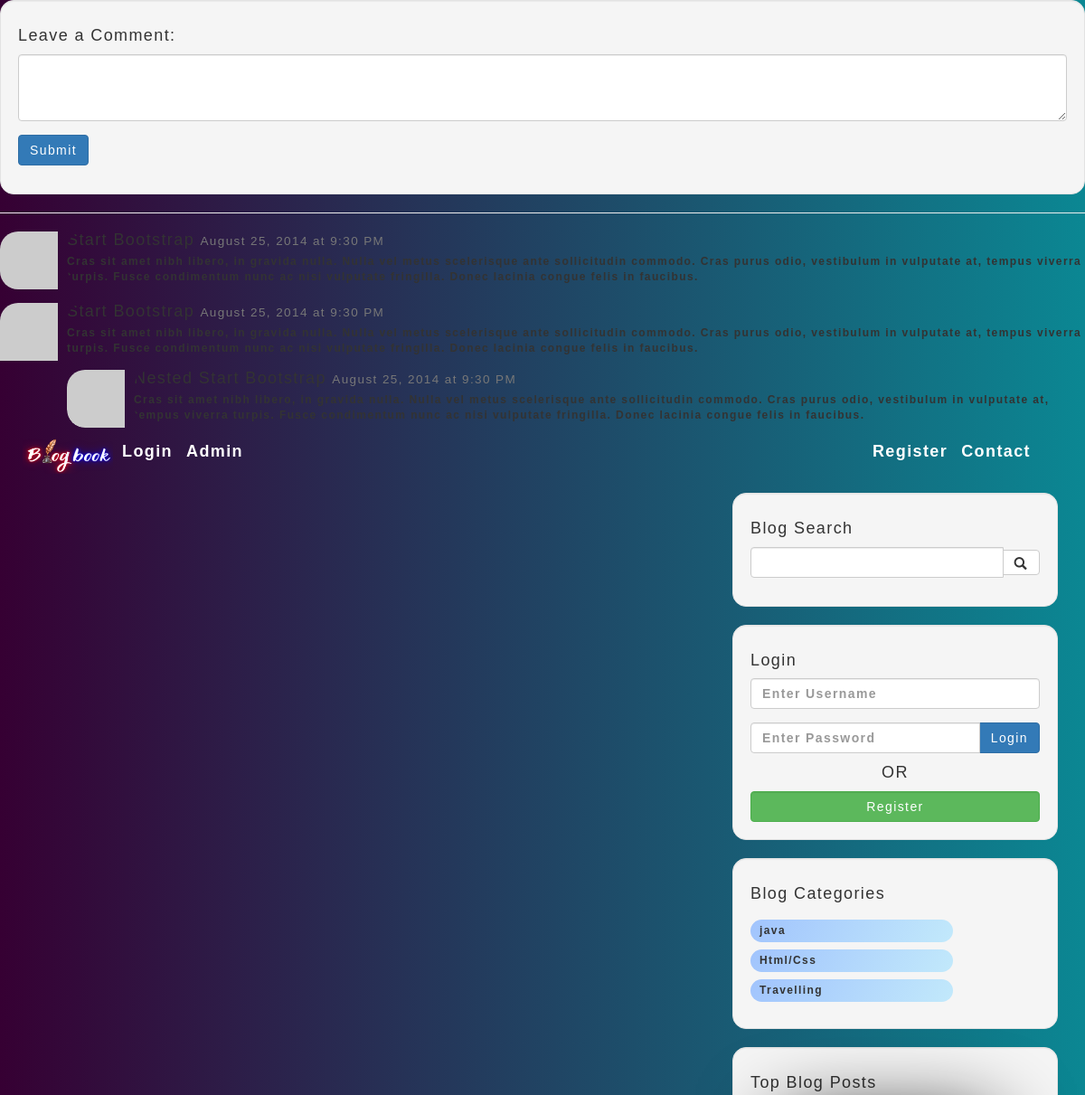
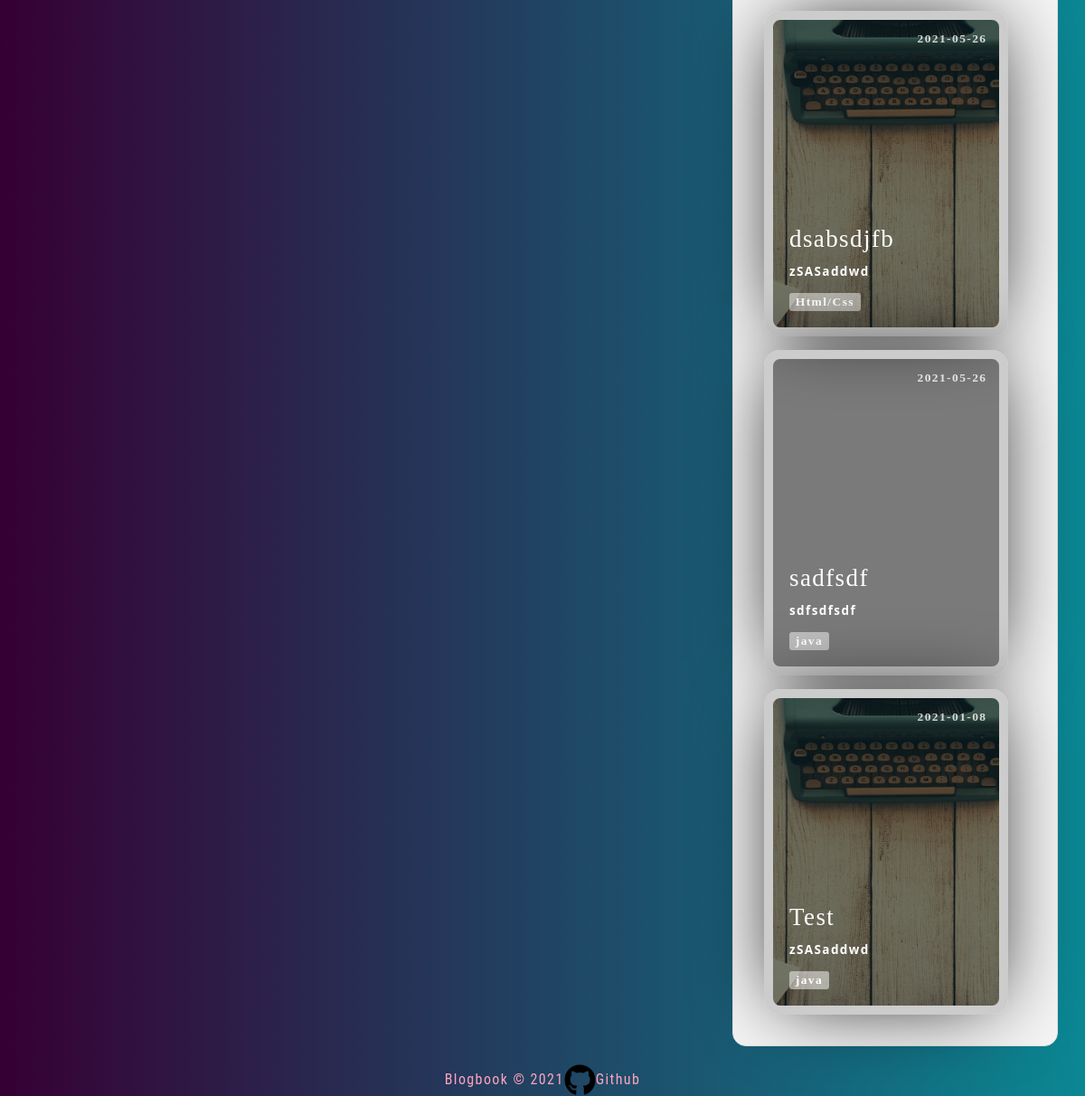
The app's page /comment.php?category=5, older data (2 pictures, top to bottom).
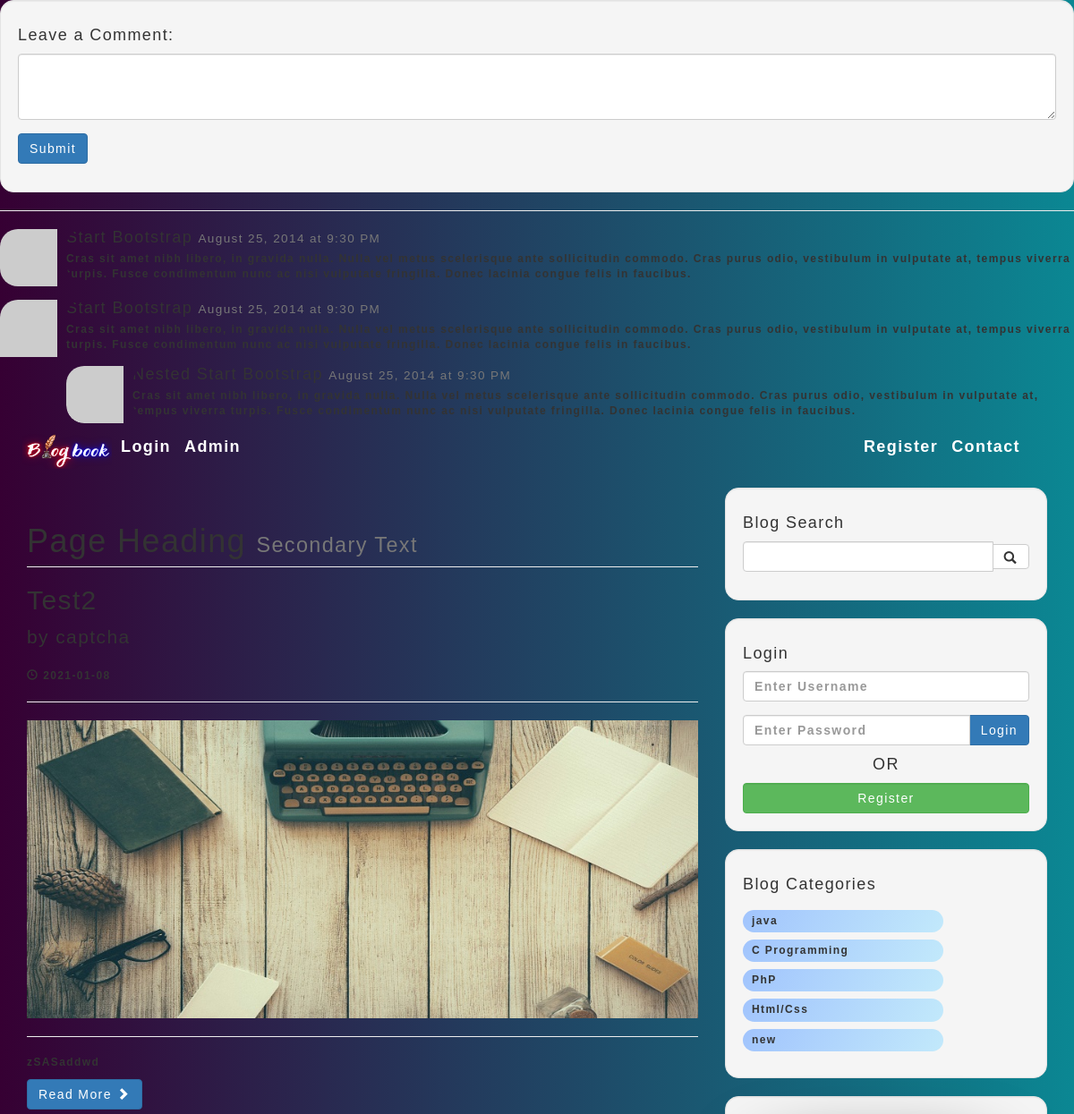
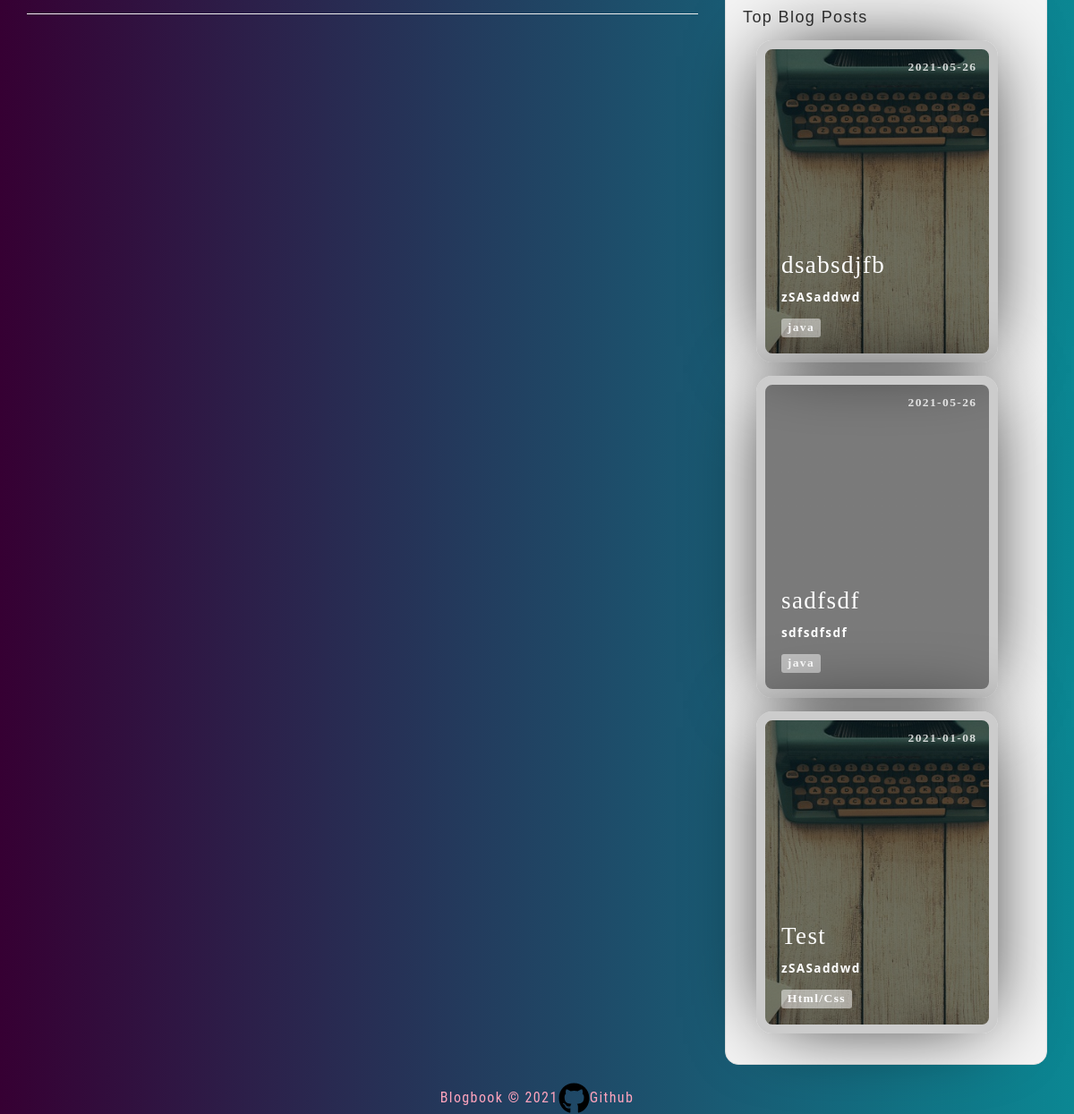
The same page, newer data (2 pictures, top to bottom).
### tables this page shows
CREATE TABLE `categories` (
  `cat_id` int(3) NOT NULL,
  `cat_title` varchar(255) NOT NULL
);

CREATE TABLE `posts` (
  `post_id` int(3) NOT NULL,
  `post_category_id` int(3) NOT NULL,
  `post_title` varchar(255) NOT NULL,
  `post_author` varchar(255) NOT NULL,
  `author_id` int(255) NOT NULL,
  `post_date` date NOT NULL,
  `post_image` text NOT NULL,
  `post_content` mediumtext NOT NULL,
  `post_tags` varchar(255) NOT NULL,
  `post_comment_count` int(255) NOT NULL,
  `post_status` varchar(255) NOT NULL DEFAULT 'draft',
  `post_views_count` int(255) NOT NULL
);

### includes/widget.php (the view, shortened to what the changed rows need)
<div class="well">
    <?php
    $query = "SELECT * FROM posts WHERE post_status='published'   ORDER BY post_views_count DESC LIMIT 3 ";
    $select_all_posts_query = mysqli_query($connection, $query);
    while ($row = mysqli_fetch_assoc($select_all_posts_query)) {
        $post_title = $row['post_title'];
        $post_id = $row['post_id'];
        $post_date = $row['post_date'];
        $post_image = $row['post_image'];
        $post_content = strip_tags(substr($row['post_content'], 0, 100));
        $post_status = $row['post_status'];
        $post_category_id = $row['post_category_id'];
        $query = "SELECT * FROM categories WHERE cat_id={$post_category_id}";
        $select_categories_id = mysqli_query($connection, $query);
        $cat = mysqli_fetch_assoc($select_categories_id);
        $post_category = $cat['cat_title'];
        if ($post_status == 'published') {
    ?>
            <div class="card-grid-space">
                <a class="card" href="../post.php?p_id=<?php echo $post_id; ?>" style="--bg-img: url('../images/<?php echo $post_image; ?>');margin:1.5rem;text-decoration:none;">
                    <div>
                        <h1><?php echo $post_title; ?></h1>
                        <p><?php echo $post_content; ?></p>
                        <div class="date"><?php echo $post_date; ?></div>
                        <div class="tags">
                            <div class="tag"><?php echo $post_category; ?></div>
                        </div>
                    </div>
                </a>
            </div>
    <?php  }
    } ?>

### comment.php (shortened to what the changed rows need)
          <?php include "includes/db.php";?>
<?php include "includes/header.php";?>
<body>
    <div class="container">
        <div class="row">
            <div class="col-md-8">
               <?php
                if(isset($_GET['category'])){
                    $link_category=$_GET['category'];                }
                $query="SELECT * FROM posts WHERE post_category_id=$link_category";
               $select_all_posts_query=mysqli_query($connection,$query);
                    while($row=mysqli_fetch_assoc($select_all_posts_query)){
                        $post_title=$row['post_title'];
                        $post_id=$row['post_id'];
                        $post_author=$row['post_author'];
                        $post_date=$row['post_date'];
                        $post_image=$row['post_image'];
                        $post_content=$row['post_content'];
                       ?>
                                <h1 class="page-header">
                    Page Heading
                    <small>Secondary Text</small>
                </h1>
                <h2>
                    <a href="post.php?p_id=<?php echo $post_id;?>"><?php echo $post_title;?></a>
                </h2>
                <p class="lead">
                    by <a href="index.php"><?php echo $post_author;?></a>
                </p>
                <p><span class="glyphicon glyphicon-time"></span> <?php echo $post_date;?></p>
                <hr>
                <img class="img-responsive" src="images/<?php echo $post_image;?>" alt="">
                <hr>
                <p><?php echo $post_content;?></p>
                <a class="btn btn-primary" href="#">Read More <span class="glyphicon glyphicon-chevron-right"></span></a>
                <hr>
                  <?php  } ?>
            </div>
           <?php include "includes/sidebar.php";  ?>
        </div>
      <?php
include "includes/footer.php";
?>

### includes/sidebar.php (shortened to what the changed rows need)
<div class="col-md-4">
    <?php
    $query = "SELECT DISTINCT categories.cat_id, categories.cat_title
    FROM categories
    INNER JOIN posts ON categories.cat_id=posts.post_category_id";
    $select_categories_sidebar = mysqli_query($connection, $query);
    ?>
    <div class="well " id="categories">
        <div class="row">
            <div class="col-lg-12">
                <ul class="list-unstyled">
                    <?php
                    while ($row = mysqli_fetch_assoc($select_categories_sidebar)) {
                        $cat_title = $row['cat_title'];
                        $cat_id = $row['cat_id'];
                        echo "<li   class='list-items'
                        data-aos='fade-left'
                        data-aos-delay='100'><a href='category.php?category=$cat_id'>{$cat_title}</a></li>";
                    }
                    ?>
                </ul>
            </div>
        </div>
    </div>
    <?php include "widget.php" ?>
</div>

Row changes from the older to the newer data that the page shows:
no longer on this page (row unchanged): categories: cat_title "Travelling"
now on this page (row edited): posts: post_title "Test2", post_author "captcha", post_date "2021-01-08", post_image (picture), post_content "zSASaddwd", shown under "Nested Start Bootstrap August 25, 2014 at 9:30 PM"
now on this page (row unchanged): categories: cat_title "C Programming"
now on this page (row unchanged): categories: cat_title "PhP"
now on this page (row unchanged): categories: cat_title "new"
changed posts "dsabsdjfb": categories.cat_title "Html/Css" → "java"
changed posts "Test": categories.cat_title "java" → "Html/Css"
